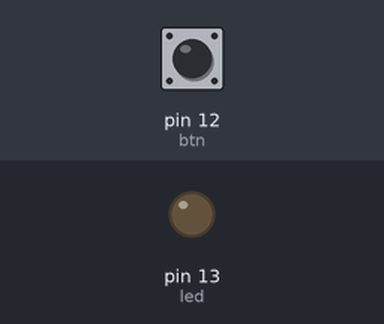
A sketch run on a simulated Arduino Uno, built with avr-gcc and run on an emulated ATmega328P. Shown: output pins drawn as LEDs (lit = HIGH). Inputs (shaded band) come from the test bench; at power-on: pin 12 (btn) LOW.

Above: at 1.2 s.
1.3 s: pin 12 (btn) pulled HIGH for 0.15 s
At 2.0 s:
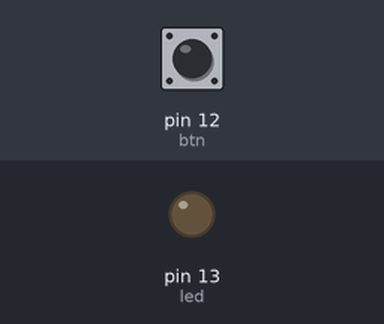
3.0 s: pin 12 (btn) pulled HIGH for 1 s
At 3.4 s:
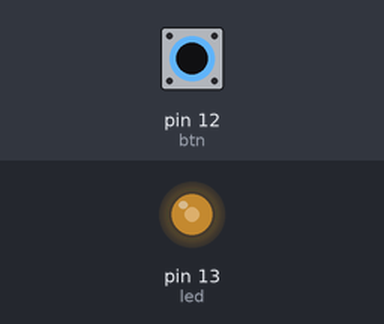
5.5 s: pin 12 (btn) pulled HIGH for 3.2 s
At 10.2 s:
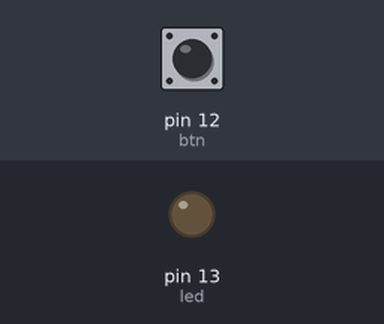
Timing chart, 0 to 11.7 s (numbered marks = the images above; inputs shaded):
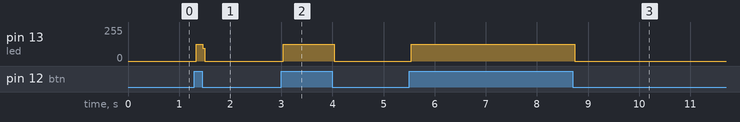

Measured:
- after the input at 1.3 s, pin 13 (led): 0/255 → 125/255 at once, → 0/255 0.12 s later
- after the input at 3.0 s, pin 13 (led): 0/255 → 125/255 at once, → 0/255 1.0 s later
- after the input at 5.5 s, pin 13 (led): 0/255 → 125/255 at once, → 0/255 3.2 s later

The sketch:

btn1.ino
```cpp
//按一下改变一次状态


int led = 13;
int btn = 12;
int current = LOW ;
void setup()
{
	pinMode(led,OUTPUT);
	pinMode(btn,INPUT);
}

void loop()
{
	if(digitalRead(btn)){
		if(current == HIGH){
			current = LOW ;
			digitalWrite(led,current);
		}
		else{
			current = HIGH ;
			digitalWrite(led,current);
		}
	}
}
```
